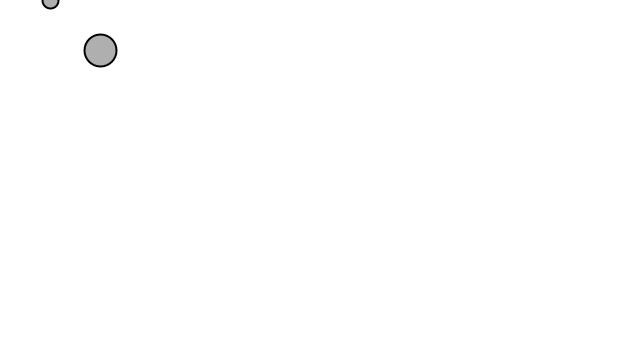
Frame 1 (no input)
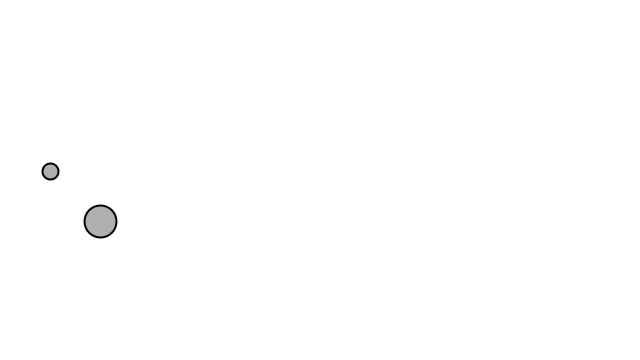
Frame 60 (the mouse pressed at the canvas centre just before this capture)
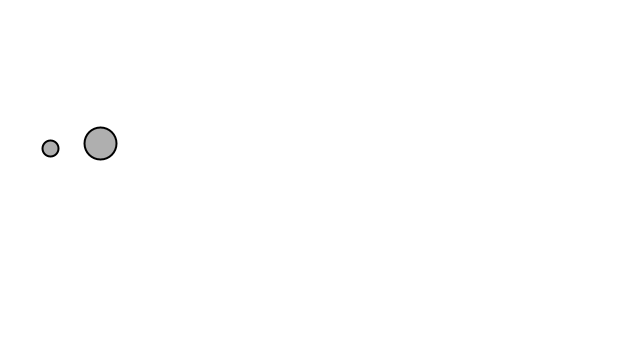
Frame 120 (the mouse held since frame 60 and released just before this capture)

The Processing sketch that drew these frames (run headless with seeded random() and noise(); from frame 60 on, the mouse is pressed at the canvas centre):

// Processing sketch: GravityObjectsAnswer
// ── GravityObjectsAnswer.pde
// Two ball objects
Ball ball1;
Ball ball2;
// Global gravity variable
float gravity = 0.1;

void setup() { 
  size(640,360);   
  // Create ball objects
  ball1 = new Ball(50,0,16);
  ball2 = new Ball(100,50,32);
} 

void draw() { 
  background(255); 
  
  // Display ball objects
  ball1.display();
  ball2.display();

  // Move ball objects
  ball1.update();
  ball2.update();

} 


// ── Ball.pde
// Learning Processing
// Daniel Shiffman
// http://www.learningprocessing.com

// Exercise 8-5: Rewrite the gravity example from Chapter 5 using objects with a Ball class. 
// Include two instances of a Ball object.

class Ball {

  float x;       // x location of square 
  float y;       // y location of square 
  float speed;   // speed of square 
  float w;       // size

  // Ball constuctor
  Ball(float tempX, float tempY, float tempW) {
    x = tempX;
    y = tempY;
    w = tempW;
    speed = 0;
  }


  void display() {
    // Display the square 
    fill(175); 
    strokeWeight(2);
    stroke(0); 
    ellipse(x,y,w,w); 
  }

  void update() {
    // Add speed to location
    y = y + speed; 

    // Add gravity to speed
    speed = speed + gravity; 

    // If square reaches the bottom 
    // Reverse speed 
    if (y > height) { 
      speed = speed * -0.95;  
    } 
  }
}
